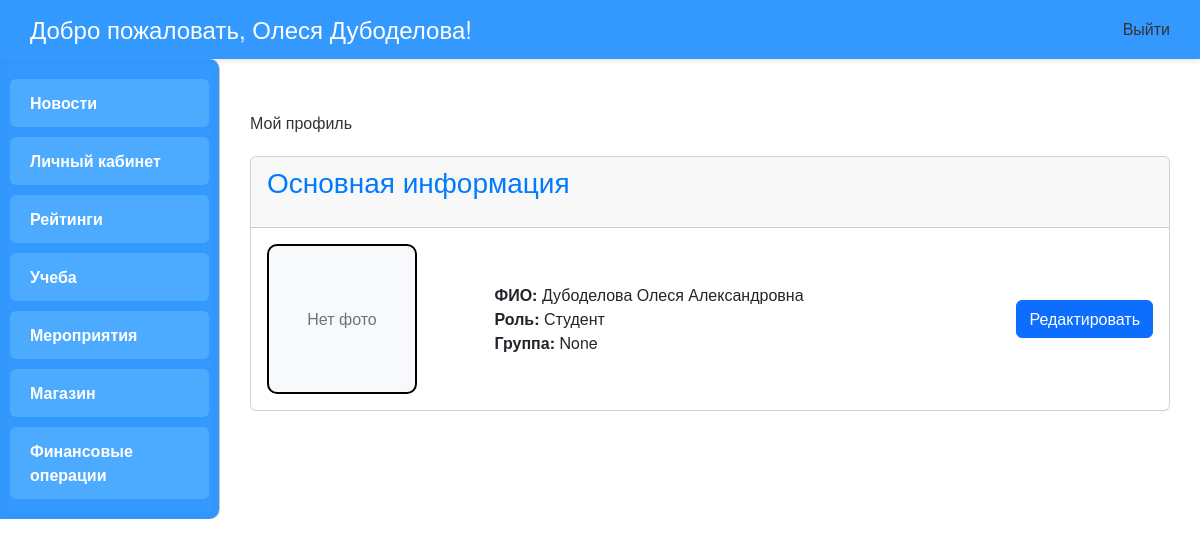
The page /home/ (signed in) on the database as committed earlier.
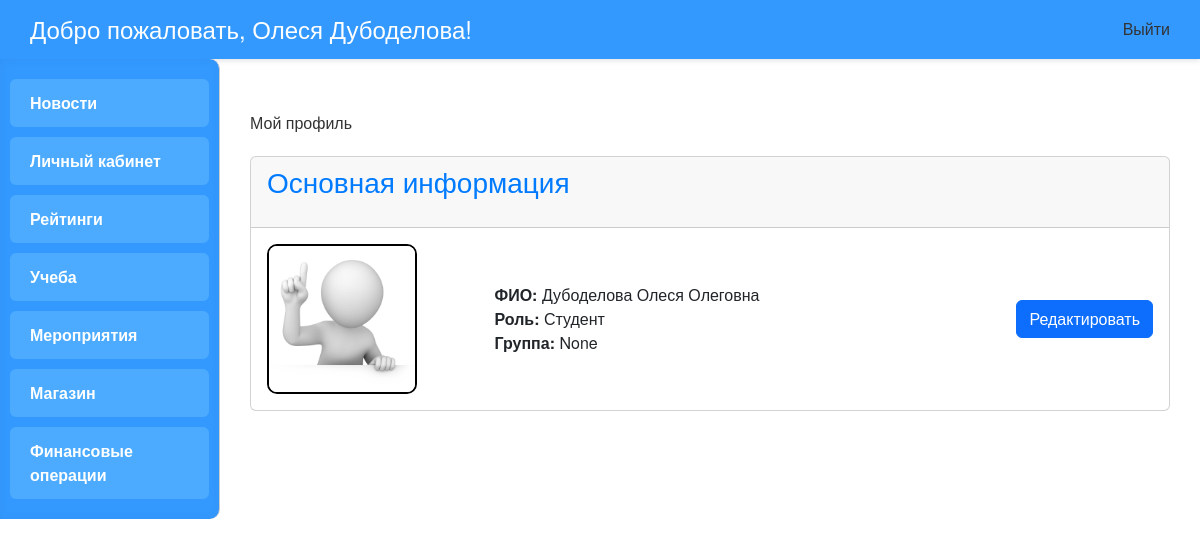
The same page on the database as committed later.
### main/models.py (models this page shows, shortened)
class Profile(models.Model):
    ROLES = [
        ('ST', 'Студент'),
        ('TE', 'Преподаватель'),
        ('AD', 'Администратор'),
        ('MA', 'Менеджер'),
        ('PR', 'Продавец'),
    ]
    user = models.OneToOneField(User, on_delete=models.CASCADE)
    middle_name = models.CharField(max_length=50, verbose_name='Отчество', blank=True)
    role = models.CharField(max_length=2, choices=ROLES, verbose_name='Роль')
    group = models.ForeignKey('Groups', on_delete=models.SET_NULL, null=True, blank=True, verbose_name='Группа')
    user_photo = models.ImageField(upload_to='profile_photos/', blank=True, null=True, verbose_name='Фото профиля')
    def get_full_name(self):
        return f'{self.user.last_name} {self.user.first_name} {self.middle_name or ""}'

### main/views.py (the view)
# urls.py: path('home/', views.home_page, name='home'),
@login_required
def home_page(request):
    profile = get_object_or_404(Profile, user=request.user)
    if request.method == 'POST':
        form = ProfileForm(request.POST, request.FILES, instance=profile)
        if form.is_valid():
            form.save()
            messages.success(request, "Профиль успешно обновлён")
            return redirect('home')
        else:
            print("Ошибки формы:", form.errors)
    else:
        form = ProfileForm(instance=profile)
    return render(request, 'main/home.html', {
        'profile': profile,
        'form': form,
    })

### main/templates/main/home.html (shortened to what this page needs)
{% extends "main/base.html" %}
{% block content %}
<div class="dashboard mt-4">
    <h1 class="mb-4">Мой профиль</h1>
    <div class="card mb-4">
        <div class="card-header">
            <h2>Основная информация</h2>
        </div>
        <div class="card-body">
            <div class="row align-items-center">
                <div class="col-md-3 text-center mb-3 mb-md-0">
                    {% if profile.user_photo %}
                        <img src="{{ profile.user_photo.url }}" alt="Фото профиля"
                             style="max-width: 150px; border: 2px solid black; border-radius: 10px;">
                    {% else %}
                        <div style="width: 150px; height: 150px; border: 2px solid black; border-radius: 10px;"
                             class="d-flex align-items-center justify-content-center bg-light text-secondary">
                            Нет фото
                        </div>
                    {% endif %}
                </div>
                <div class="col-md-6">
                    <p><strong>ФИО:</strong> {{ profile.get_full_name }}</p>
                    <p><strong>Роль:</strong> {{ profile.get_role_display }}</p>
                    {% if profile.role == 'ST' %}
                        <p><strong>Группа:</strong> {{ profile.group }}</p>
                    {% endif %}
                </div>
                <div class="col-md-3 text-md-end text-center">
                    <button class="btn btn-primary" id="editButton">Редактировать</button>
                </div>
            </div>
        </div>
    </div>
</div>
{% endblock %}

Rows that differ between the two databases and show on the page:
changed Profile "Студент": user_photo: picture added; get_full_name "Дубоделова Олеся Александровна" → "Дубоделова Олеся Олеговна"
Other text that changed with them:
text no longer shown: "Нет фото"
